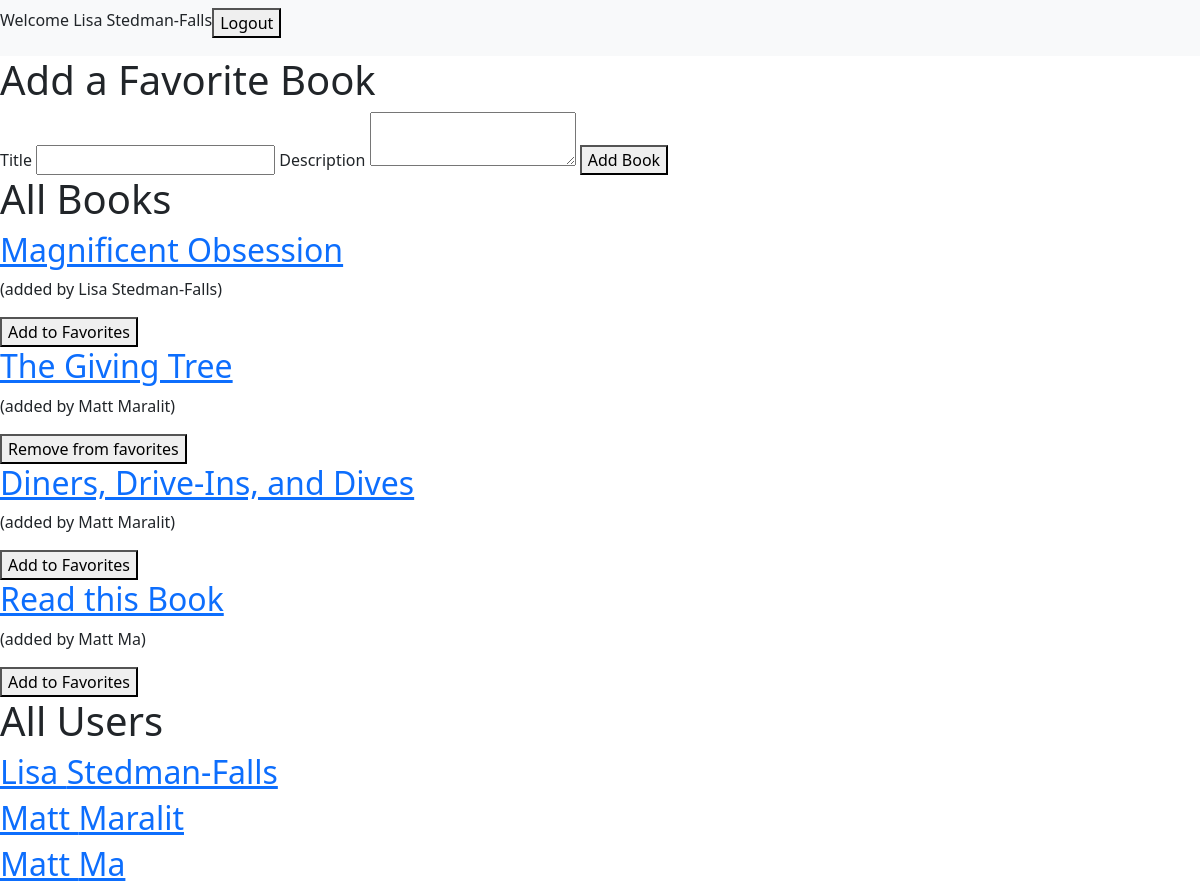
Screenshot of /book/ (signed in) with the database file from the repository.
### login_registration_app/models.py (models this page shows, shortened)
class User(models.Model):
    first_name = models.CharField(max_length=255)
    last_name = models.CharField(max_length=255)
    email = models.CharField(max_length=255)
    password = models.CharField(max_length=255)
    created_at = models.DateTimeField(auto_now_add=True)
    updated_at = models.DateTimeField(auto_now=True)
    objects = UserManager()

### books_app/models.py (models this page shows, shortened)
class Book(models.Model):
    title = models.CharField(max_length=255)
    description = models.TextField()
    uploaded_by = models.ForeignKey(User, related_name = "books_uploaded", on_delete = models.CASCADE)
    favorited_by = models.ManyToManyField(User, related_name = "books_favorited")
    created_at = models.DateTimeField(auto_now_add=True)
    updated_at = models.DateTimeField(auto_now=True)
    objects = BookManager()

### books_app/views.py (the view)
# urls.py: path('', views.book), #GET request to display all objects' info starting at a different root
def book(request): #GET REQUEST
    if "user_id" not in request.session:
        messages.error(request, "You must be logged in to view this site")
        return redirect ("/")
    else:
        context = {
        "all_the_users": User.objects.all(),
        "this_user": User.objects.get(id=request.session["user_id"]),
        "all_the_books": Book.objects.all(),
    }
    return render(request, "books.html", context)

### books_app/templates/books.html (shortened to what this page needs)
<!DOCTYPE html>
<html lang="en-US">
<head>
    <link href="https://cdn.jsdelivr.net/npm/bootstrap@5.1.0/dist/css/bootstrap.min.css" rel="stylesheet">
    {% load static %}
    <link rel="stylesheet" href="{% static 'style.css' %}">
</head>
<body>
    <div id="wrapper">
            <nav class="navbar navbar-expand-lg navbar-light bg-light">
                <div class="collapse navbar-collapse" id="navbarNav">
                    <ul class="navbar-nav">
                        <li class="nav-item">
                            <p>Welcome {{this_user.first_name}} {{this_user.last_name}}</p>
                        </li>
                        <li class="nav-item">
                            <form action="/logout" method="POST">
                                <button type="submit">Logout</button>
                            </form>
                        </li>
                    </ul>
                </div>
            </nav>
            <div>
                <h1>Add a Favorite Book</h1>
                <form action="create_book" method="POST">
                    <label for="title">Title</label>
                    <input name="title" type="text">
                    <label for="description">Description</label>
                    <textarea name="description"></textarea>
                    <button type="submit">Add Book</button>
                </form>
            </div>
            <div>
                <h1>All Books</h1>
                {% for book in all_the_books %}
                <div>
                    <a href= "{{book.id}}"><h2>{{book.title}}</h2></a>
                    <p>(added by {{book.uploaded_by.first_name}} {{book.uploaded_by.last_name}})</p>
                    {% if book in this_user.books_favorited.all %}
                    <form action="{{book.id}}/unfavorite_homepage" method="POST">
                        <button type="submit">Remove from favorites</button>
                    </form>
                    {% else %}
                    <form action="{{book.id}}/favorite_homepage" method="POST">
                        <button type="submit">Add to Favorites</button>
                    </form>
                        {% endif %}
                    {% endfor %}
                </div>
            </div>
            <div>
                <h1>All Users</h1>
                {% for user in all_the_users %}
                <div>
                    <a href= "user/{{user.id}}"><h2>{{user.first_name}} {{user.last_name}}</h2></a>
                    {% endfor %}
                </div>
            </div>
    </div>
</body>
</html>

### rows the page displays
User: first_name "Lisa", last_name "Stedman-Falls"
Book: title "Magnificent Obsession", uploaded_by.first_name "Lisa", uploaded_by.last_name "Stedman-Falls"
Book: title "The Giving Tree", uploaded_by.first_name "Matt", uploaded_by.last_name "Maralit"
Book: title "Diners, Drive-Ins, and Dives", uploaded_by.first_name "Matt", uploaded_by.last_name "Maralit"
Book: title "Read this Book", uploaded_by.first_name "Matt", uploaded_by.last_name "Ma"
User: first_name "Matt", last_name "Maralit"
User: first_name "Matt", last_name "Ma"
